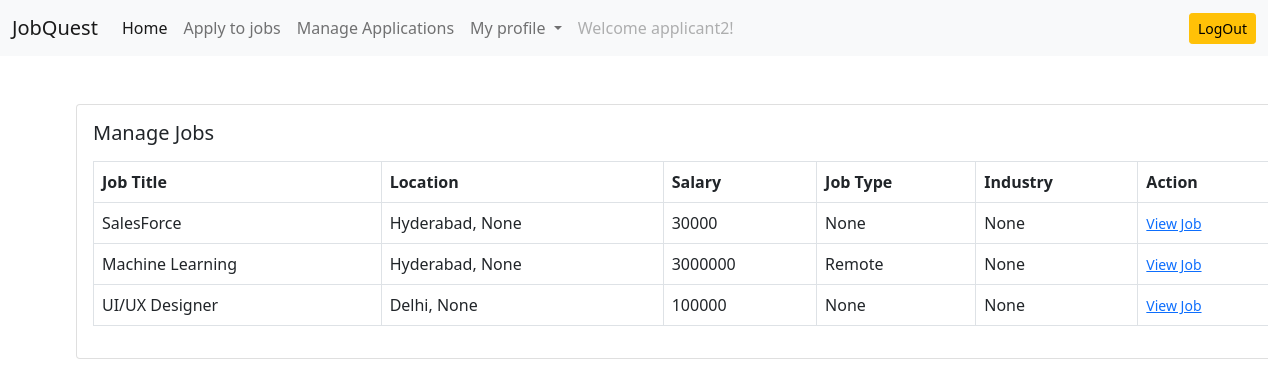
Screenshot of /job/applied-jobs/ (signed in) with the database file from the repository.
### users/models.py (models this page shows)
class User(AbstractUser):
    email = models.EmailField(unique=True)
    is_recruiter = models.BooleanField(default=False)
    is_applicant = models.BooleanField(default=False)
    has_resume = models.BooleanField(default=False)
    has_company =  models.BooleanField(default=False)

### job/models.py (models this page shows, shortened)
class ApplyJob(models.Model):
    status_choices = (
        ('Accepted','Accepted'),
        ('Declined', 'Declined'),
        ('Pending', 'Pending')
    )
    user = models.ForeignKey(User, on_delete=models.CASCADE)
    job = models.ForeignKey(Job, on_delete=models.CASCADE)
    timestamp = models.DateTimeField(auto_now_add=True)
    status = models.CharField(max_length=20,choices=status_choices)

class Job(models.Model):
    job_type_choices=(
        ('Remote','Remote'),
        ('Onsite','Onsite'),
        ('Hybrid','Hybrid')
    )
    user = models.ForeignKey(User,on_delete=models.CASCADE)
    company = models.ForeignKey(Company, on_delete=models.CASCADE)
    title = models.CharField(max_length=100)
    city = models.CharField(max_length=100)
    salary = models.PositiveIntegerField(default=30000)
    min_experience = models.PositiveIntegerField(default=0)
    max_experience = models.PositiveIntegerField(default=2)
    requirements = models.TextField()   # skills
    skills = models.TextField()
    is_available = models.BooleanField(default=True)
    timestamp = models.DateTimeField(auto_now_add=True)
    industry = models.ForeignKey(Industry, on_delete=models.DO_NOTHING, null=True, blank = True)
    state = models.ForeignKey(State, on_delete=models.DO_NOTHING, null=True, blank=True)
    job_type = models.CharField(max_length=20, choices = job_type_choices, null = True, blank =True)

### job/views.py (the view)
# urls.py: path('applied-jobs/', views.applied_jobs, name='applied-jobs')
def applied_jobs(request):
    jobs = ApplyJob.objects.filter(user=request.user)
    context = {'jobs':jobs}
    return render(request, 'job/applied_job.html', context)

### templates/job/applied_job.html
{% extends 'base.html' %}
{% load humanize %}
{% block content %}
<div class="card mx-auto" style="width: 76rem;">
    <div class="card-body">
        <h5 class="card-title mb-3">Manage Jobs</h5>
        <table class="table table-bordered">
            <thead>
                <tr>
                    <th scope="col">Job Title</th>
                    <th scope="col">Location</th>
                    <th scope="col">Salary </th>
                    <th scope="col">Job Type </th>
                    <th scope="col">Industry</th>
                    <th scope="col">Action</th>
                </tr>
            </thead>
            <tbody>
                {% for job in jobs %}
                <tr>
                    <td>{{job.job.title}}</td>
                    <td>{{job.job.city}}, {{job.job.state}}</td>
                    <td>{{job.job.salary}}</td>
                    <td>{{job.job.job_type}}</td>
                    <td>{{job.job.industry}}</td>
                    <td><a href="{% url 'job-details' job.job.pk %}"><small>View Job</small></a></td>
                </tr>
                {% endfor %}
            </tbody>
        </table>
    </div>
    {% endblock content %}

### templates/base.html (shortened to what this page needs)
<!DOCTYPE html>
<html lang="en">
<head>
  <link href="https://cdn.jsdelivr.net/npm/bootstrap@5.0.2/dist/css/bootstrap.min.css" rel="stylesheet"
>
</head>
<body>
  <nav class="navbar navbar-expand-lg navbar-light bg-light">
    <div class="container-fluid">
      <a class="navbar-brand" href="{% url 'home' %}">JobQuest</a>
      <div class="collapse navbar-collapse" id="navbarSupportedContent">
        {% if request.user.is_authenticated %}
        {% if request.user.is_applicant %}
        <ul class="navbar-nav me-auto mb-2 mb-lg-0">
          <li class="nav-item">
            <a class="nav-link active" aria-current="page" href="{% url 'dashboard'  %}">Home</a>
          </li>
          {% if request.user.has_resume %}
          <li class="nav-item">
            <a class="nav-link" href="{% url 'job-listing'  %}">Apply to jobs</a>
          </li>
          <li class="nav-item">
            <a class="nav-link" aria-current="page" href="{% url 'applied-jobs' %}">Manage Applications</a>
          </li>
          {% else %}
          <li class="nav-item">
            <a class="nav-link" href="{% url 'update-resume' %}">Create resume</a>
          </li>
          {% endif %}
          <li class="nav-item dropdown">
            <a class="nav-link dropdown-toggle" href="#" id="navbarDropdown" role="button" data-bs-toggle="dropdown"
              aria-expanded="false">
              My profile
            </a>
          </li>
          <li class="nav-item">
            <a class="nav-link disabled" href="#" tabindex="-1" aria-disabled="true">
              Welcome {{ request.user.email|cut:'@'|slice:':-9' }}!
          </a>
          </li>
        </ul>
        <a href="{% url 'logout' %}" class="btn btn-warning btn-sm ">LogOut</a>
        {% endif %}
        {% endif %}
      </div>
    </div>
  </nav>
  <div class="container mt-5">
    {% block content %}
    {% endblock content %}
  </div>
</body>
</html>

### rows the page displays
User: user.email "applicant2"
ApplyJob: job "SalesForce", job.city "Hyderabad", job.state "None", job.salary "30000", job.job_type "None", job.industry "None"
ApplyJob: job "Machine Learning", job.city "Hyderabad", job.state "None", job.salary "3000000", job.job_type "Remote", job.industry "None"
ApplyJob: job "UI/UX Designer", job.city "Delhi", job.state "None", job.salary "100000", job.job_type "None", job.industry "None"
